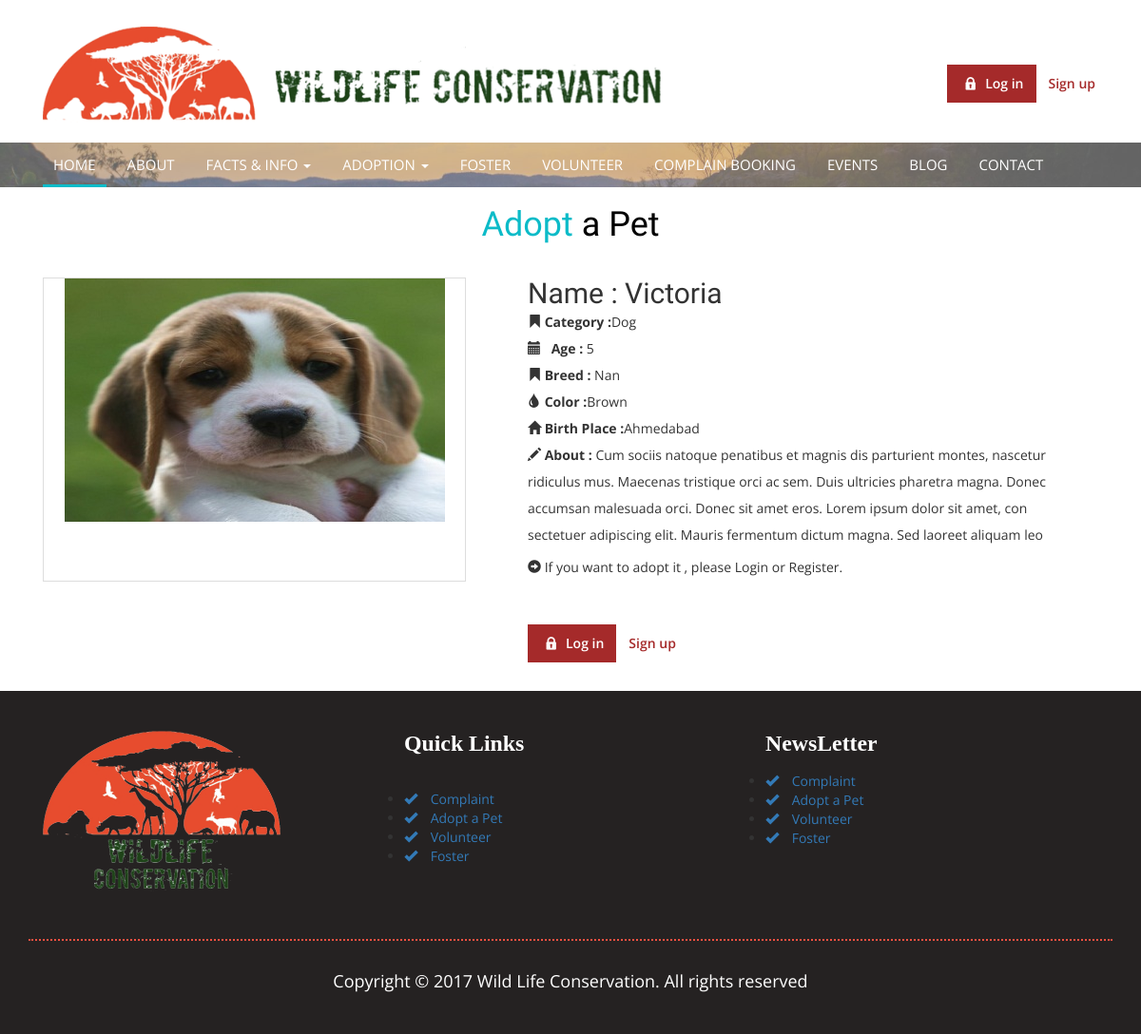
Page /pet.php?id=1 on the committed database.
### tables this page shows
CREATE TABLE `wnc_animal` (
  `animal_id` int(5) NOT NULL,
  `animal_name` varchar(255) NOT NULL,
  `animal_category` varchar(50) NOT NULL,
  `animal_breed` varchar(50) NOT NULL,
  `animal_age` int(5) NOT NULL,
  `animal_color` varchar(30) NOT NULL,
  `animal_image` longtext NOT NULL,
  `animal_des` longtext NOT NULL,
  `animal_placefound` varchar(30) NOT NULL,
  `animal_adopt` enum('1','2') NOT NULL DEFAULT '1',
  `animal_status` enum('1','2') NOT NULL DEFAULT '1'
);

### access.php (called while the page is built, shortened)
<?php require_once 'dbfunction.php';
$qury= new cashfunct();
	?>

### dbfunction.php (called while the page is built, shortened)
<?php session_start();
class cashfunct{
	var $error_msg = [];
	function selectfetch($fields="*",$table,$condition="")
	{
	try{
	$q = mysql_query("select $fields from $table $condition");
	$r = mysql_fetch_array($q);
	return $r;
	}
	catch(Exception $e)
	{
		array_push($this->error_msg,$e->getMessage());
		return false;
	}
		}
}
?>

### pet.php (the view, shortened to what this page needs)
<!DOCTYPE html>
<html>
<head>
<link href="css/bootstrap.css" rel="stylesheet" type="text/css" media="all" />
<link href="css/style.css" rel="stylesheet" type="text/css" media="all" />
<link href="css/animate.css" rel="stylesheet" type="text/css" media="all">
</head>
<body>
<?php include 'header.php';?>
<div class="col-md-8" style="margin:20px auto;width:100%;">
 <div class="container">
 <h3 class="title" >Adopt <span>a Pet </span></h3>
 <?php
  if(isset($_REQUEST['id'])) {
	 $got_id = $_REQUEST['id'];
 }
 $fetch = $qury->selectfetch("*",$qury->prefix.$qury->animal_table," WHERE ".$qury->animal_table."_status='1' AND ".$qury->animal_table."_id='".$got_id."'"); ?>
<div class="col-md-5">
  	<div class="bott-img">
									<span><img  src="pet/<?php echo $fetch['animal_image']; ?>" alt=""></span>
								</div>
</div>
<div class="col-md-7" style="padding:10px 50px;">
  <h2 >Name : <?php echo $fetch['animal_name']; ?></h2>
							<ul style="list-style:none;line-height:28px;">
								<li><i class="glyphicon glyphicon-bookmark"></i> <strong>Category :</strong><?php echo $fetch['animal_category']; ?></li>
									<li><i class="glyphicon glyphicon-calendar"></i> <strong>Age :</strong> <?php echo $fetch['animal_age']; ?></li>
									<li><i class="glyphicon glyphicon-bookmark"></i> <strong>Breed : </strong><?php echo $fetch['animal_breed']; ?></li>
									<li><i class="glyphicon glyphicon-tint"></i> <strong>Color :</strong><?php echo $fetch['animal_color']; ?></li>
									<li><i class="glyphicon glyphicon-home"></i> <strong>Birth Place :</strong><?php echo $fetch['animal_placefound']; ?></li>
									<li><i class="glyphicon glyphicon-pencil"></i> <strong>About :</strong> <?php echo $fetch['animal_des']; ?></li>
									</ul>
									 <?php if(isset($_SESSION['casUser']))
									 {
   $count = $qury->countq("*",$qury->prefix.$qury->adopt_table," WHERE ".$qury->adopt_table."_animal_id='".$fetch['animal_id']."' AND ".$qury->adopt_table."_username='".$_SESSION['casUser']."' AND ".$qury->adopt_table."_int='1'");
if($count == 0)
{ ?>
	 							 <p> <i class="glyphicon glyphicon-circle-arrow-right"></i> If you want to adopt it , Show Interest </p>
	    <form  role="form" action="" method="POST" enctype="multipart/form-data">
		<input type="submit" class="btn btn-primary" value="Show Interest" name="inte" style="margin: 10px 10px 10px 0px;background-color:#0197ec ;color:#fff;"/>
		</form>
		<?php  }else{ ?>
		  <form  role="form" action="" method="POST" enctype="multipart/form-data">
		<input type="submit" class="btn btn-primary" value="Not Interested" name="inte2" style="margin: 10px 10px 10px 0px;background-color:#0197ec ;color:#fff;"/>
		</form>
									 <?php }	}else{	 ?>
										 <p style="margin:10px 0;"> <i class="glyphicon glyphicon-circle-arrow-right"></i> If you want to adopt it , please Login or Register. </p>
								  <div class="top-nav" style="float:left;margin: 0 20px;">
								 <ul>
<li class="active"><a class="play-icon popup-with-zoom-anim" href="#small-dialog"><span> </span>Log in</a></li>
									<li><a class="play-icon popup-with-zoom-anim" href="#small-dialog1">Sign up</a></li></ul>
								 <div class="top-nav"> <?php } ?>
</div></div>
							</div>
	</div>
</div>
<div class="clearfix"></div>
<?php include 'footer.php';?>
</body>
</html>

### css/style.css (style rules this page uses)
html, body { margin:0; background: #fff; font-family: 'Open Sans', sans-serif; }
h4, h5, h6, h1, h2, h3 { margin: 0; font-family: 'Acme', sans-serif; }
p { margin:0; }
ul,label { margin:0; padding:0; }
body a { transition: 0.5s all; -webkit-transition: 0.5s all; -o-transition: 0.5s all; -moz-transition: 0.5s all; -ms-transition: 0.5s all; text-decoration:none; }
.top-nav ul li a { color: brown ; font-size: 14px; text-align: center; position: relative; font-weight: 600; text-decoration: none; display: block; padding: 0px 13px; background: #fff; }
.top-nav ul li.active a, .top-nav ul li a:hover { color:#fff; transition:0.5s all; -webkit-transition:0.5s all; -moz-transition:0.5s all; -o-transition:0.5s all; -ms-transition:0.5s all; background: brown; transition:0.5s all; -webkit-transition:0.5s all; -moz-transition:0.5s all; -o-transition:0.5s all; -ms-transition:0.5s all; }
.top-nav ul li a span { background:url(../images/sprit-1.png) no-repeat 0px -1px; width:22px; height:22px; display:inline-block; vertical-align: middle; margin-right: 5px; }
.top-nav:before, .top-nav:after { content: " "; display: table; }
.top-nav:after { clear: both; }
.top-nav { float: right; }
.top-nav ul { padding: 0; float: right; margin-top: 40px; right: 20px; position: relative; }
.top-nav li { display: inline; float: left; position:relative; }
.top-nav a { color: #fff; display: inline-block; text-align: center; text-decoration: none; line-height: 40px; }
h3.title { text-align:center; font-size:36px; color:#0cbbc8; margin-bottom:25px; }
h3.title span { color:#000; }
.bott-img { width: 100%; height: 320px; margin: 10px 0; text-align: center; border: 1px solid #ddd; -webkit-transition: all 0.3s ease; transition: all 0.3s ease; }
i.glyphicon.glyphicon-calendar { margin-right: 7px; }

### rows in the picture
wnc_animal: animal_image (picture), animal_name "Victoria", animal_category "Dog", animal_age "5", animal_breed "Nan", animal_color "Brown", animal_placefound "Ahmedabad", animal_des "Cum sociis natoque penatibus et magnis dis parturient montes, nascetur ridiculus mus. Maecenas tristique orci ac sem. Duis ultricies pharetra magna. Donec accumsan malesuada orci. Donec sit amet eros. Lorem ipsum dolor sit amet, con sectetuer adipiscing elit. Mauris fermentum dictum magna. Sed laoreet aliquam leo"
